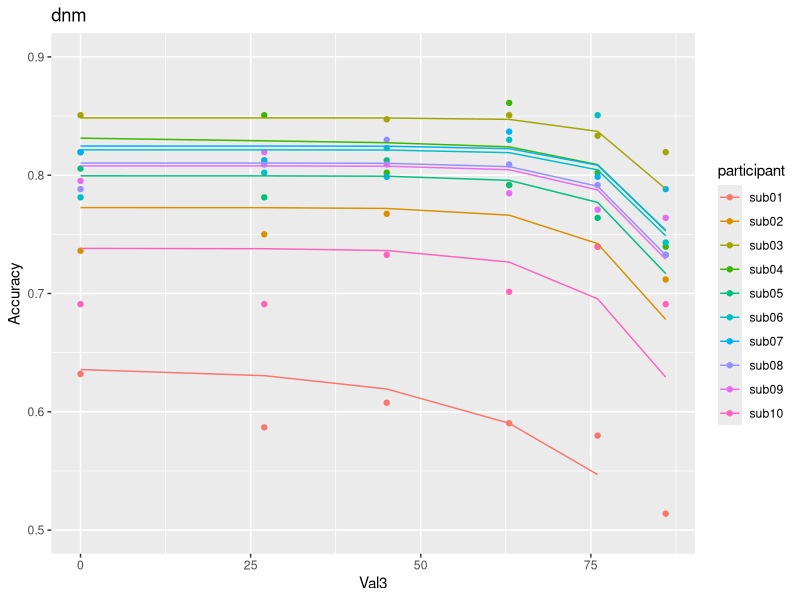

This figure's R source:
#+ message = F
library(tidyverse)
library(data.table)


#'# data loading
dat <- fread("exp1_data_behavior.csv", sep = ",", header = T)
dat <- mutate(dat, Corr = ifelse(ChosenITM == CorrectITM, 1, 0))
#dat <- subset(dat, dat$participant != "sub01")
dat <- na.omit(dat)


#'# functions
fs_dnm <- function(Val3, Corr) {
    guess <- c(0.5, 2.22 * 10e-3)
    params <- list("Val3" = Val3, "Corr" = Corr) # input vector
    
    fit <- suppressWarnings(optim(par = guess, fn = deviance, gr = NULL, method = "L-BFGS-B", parameters = params,
                                  lower = c(0.001, 2.22 * 10e-16), upper = c(20, 10),
                                  control = list("maxit" = 100000,
                                                 "parscale" = c(0.005, 0.0002))))
    
    est <- data.frame(sH = fit$par[1], w = fit$par[2], dev = fit$value)
    return(est)
}

deviance <- function(x, parameters) {
    Val3 <- parameters$Val3
    Corr <- parameters$Corr
    
    sH = x[1]
    w = x[2]
    
    Vcu <- as.data.frame(cbind(100, 90, Val3))/100
    colnames(Vcu) <- c("V1", "V2", "V3")
    Vcu <- mutate(Vcu, sumVcu = V1 + V2 + V3)
    Vcu <- mutate(Vcu, normalizer = sH + w * sumVcu)
    M <- Vcu[, 1:3]/Vcu$normalizer
    M <- mutate(M, P = exp(V1) / (exp(V1) + exp(V2) + exp(V3)))
    M <- mutate(M, P = ifelse(P < .01, .01, P)) #adjustments to avoid punishing models too much for very unlikely predictions
    M <- mutate(M, P = ifelse(P > .99, .99, P)) #adjustments to avoid punishing models too much for very unlikely predictions
    M$Corr <- Corr
    
    dev = -2 * sum(M$Corr * log(M$P) + (1 - M$Corr) * log(1 - M$P))
    return(dev)
}


#'# individual fittings
fits <- c()

for (sub in unique(dat$participant)) {
    d <- subset(dat, dat$participant == sub)
    Val3 <- d$Val3
    Corr <- d$Corr
    f <- tryCatch(fs_dnm(Val3, Corr), error = function(e){f = cbind(NA, NA, NA)}) 
    colnames(f) <- c("sH", "w", "dev")
    fits <- try(rbind(fits, cbind(f, sub)))
    fits <- na.omit(fits)
    fits$sH <- as.numeric(fits$sH)
    fits$w <- as.numeric(fits$w)
    fits$dev <- as.numeric(fits$dev)
}


#'# visualization 
prediction <- c()

for (subj in unique(fits$sub)) {
    f <- subset(fits, fits$sub == subj)
    
    pred <- c(
    exp(1 / (f[1] + f[2] * 1.90)) / ( exp(1 / (f[1] + f[2] * 1.90)) + exp(0.9 / (f[1] + f[2] * 1.90)) + exp(0 / (f[1] + f[2] * 1.90)) ),
    exp(1 / (f[1] + f[2] * 2.17)) / ( exp(1 / (f[1] + f[2] * 2.17)) + exp(0.9 / (f[1] + f[2] * 2.17)) + exp(0.27 / (f[1] + f[2] * 2.17)) ),
    exp(1 / (f[1] + f[2] * 2.35)) / ( exp(1 / (f[1] + f[2] * 2.35)) + exp(0.9 / (f[1] + f[2] * 2.35)) + exp(0.45 / (f[1] + f[2] * 2.35)) ),
    exp(1 / (f[1] + f[2] * 2.53)) / ( exp(1 / (f[1] + f[2] * 2.53)) + exp(0.9 / (f[1] + f[2] * 2.53)) + exp(0.63 / (f[1] + f[2] * 2.53)) ),
    exp(1 / (f[1] + f[2] * 2.66)) / ( exp(1 / (f[1] + f[2] * 2.66)) + exp(0.9 / (f[1] + f[2] * 2.66)) + exp(0.76 / (f[1] + f[2] * 2.66)) ),
    exp(1 / (f[1] + f[2] * 2.76)) / ( exp(1 / (f[1] + f[2] * 2.76)) + exp(0.9 / (f[1] + f[2] * 2.76)) + exp(0.86 / (f[1] + f[2] * 2.76)) ))
    
    pred <- as.numeric(pred)
    pred <- as.data.frame(cbind(pred, subj))
    prediction <- rbind(prediction, pred)
}

dat %>%
    group_by(participant, Val3) %>%
    summarise(Accuracy = mean(Corr)) -> acc

acc <- subset(acc, acc$participant %in% unique(fits$sub))
acc <- cbind(acc, prediction)
acc$pred <- as.numeric(acc$pred)

dnm <- ggplot(acc) + geom_point(aes(x = Val3, y = Accuracy, color = participant)) +
    geom_line(mapping = aes(x = Val3, y = pred, color = participant)) + ylim(0.5, 0.9) + ggtitle("dnm")
dnm

fits_dnm <- fits
fits_dnm <- mutate(fits_dnm, aic = dev + 4)
